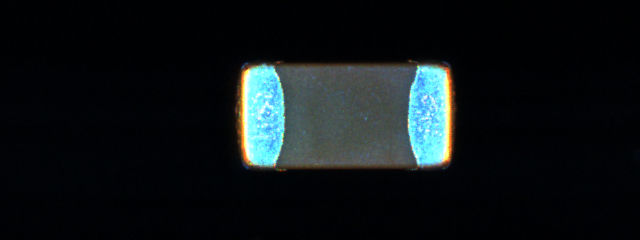
#> input picture TaeHyeon/001-1.jpg, 640 x 240 px
$ python -i getElectrode.py   (imports and definitions only)
#> lines starting #> are read from the running program, lines starting #| are printed output that depends on the picture; after the words box and inside, x2 and y2 are one past the last pixel; in counts of white or black regions, pixels touching at a corner belong together
#> further down, picture is the input picture: shape (240, 640, 3); mean B, G, R 23.1, 21.3, 15.7
import cv2
import numpy as np

def get_electrode1(image_origin):
    margin = 10  # 원하는 margin
    image_copy = image_origin.copy()
    imgray = cv2.cvtColor(image_copy, cv2.COLOR_BGR2GRAY)
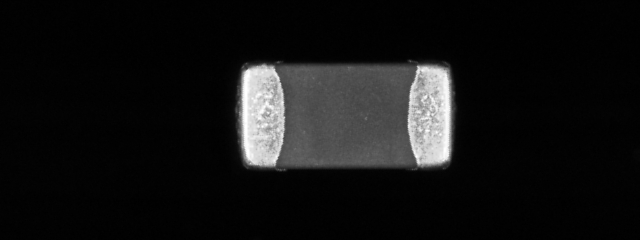
#> imgray: shape (240, 640); min 0, max 255, mean 19.8
    ret, thr = cv2.threshold(imgray, 127, 255, cv2.THRESH_BINARY)
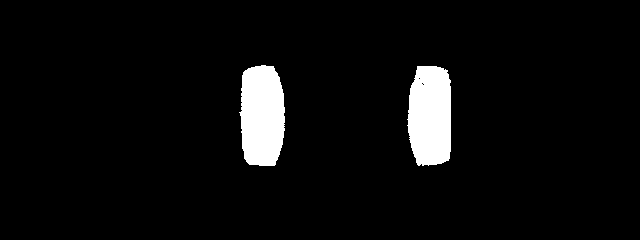
#> thr: shape (240, 640); 5% white; 2 white regions
    contours, _ = cv2.findContours(thr, cv2.RETR_EXTERNAL, cv2.CHAIN_APPROX_SIMPLE)
#> contours = 2 contours; box (x1, y1, x2, y2) and area: (239, 65, 285, 166) 3796, (407, 66, 451, 166) 3712

    origin_height, origin_width = image_copy.shape[:2]  # get image size
#> origin_height = 240; origin_width = 640
    crop_images = []  # 자른 이미지를 하나씩 추가해서 저장할 리스트

    for contour in contours:
        x, y, width, height = cv2.boundingRect(contour)  # 좌상단 꼭지점 좌표 , width, height

        # Rect 의 size 가 기준 이상인 것만 담는다
        if width > 20 and height > 80:
            crop_row_1 = (y - margin) if (y - margin) > 0 else y
            crop_row_2 = (y + height + margin) if (y + height + margin) < origin_height else y + height
            crop_col_1 = (x - margin) if (x - margin) > 0 else x
            crop_col_2 = (x + width + margin) if (x + width + margin) < origin_width else x + width


            crop = image_copy[crop_row_1: crop_row_2, crop_col_1: crop_col_2]  # 이미지를 잘라낸다.
            crop_images.append(crop)  # 잘라낸 이미지들을 하나씩 리스트에 담는다.
#> this loop made 2 passes
#> (x, y, width, height, crop_row_1, crop_row_2, crop_col_1, crop_col_2) on passes 1 to 2: (407, 66, 44, 100, 56, 176, 397, 461), (239, 65, 46, 101, 55, 176, 229, 295)
#> pass 1, in get_electrode1, `crop = image_copy[crop_row_1: crop_row_2, crop_col_1: crop_col_2]`:
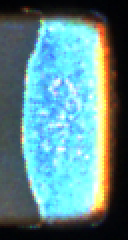
#> crop: shape (120, 64, 3) (shown 2 times larger); mean B, G, R 139.2, 136.3, 94.8
#> pass 2, in get_electrode1, `crop = image_copy[crop_row_1: crop_row_2, crop_col_1: crop_col_2]`:
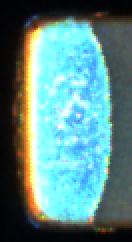
#> crop: shape (121, 66, 3) (shown 2 times larger); mean B, G, R 135.5, 136.9, 94.4
#> after the loop, crop_images = 2 items

    slice1 = cv2.resize(crop_images[0], dsize=(200, 488), interpolation=cv2.INTER_AREA)
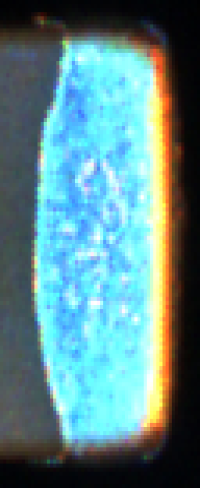
#> slice1: shape (488, 200, 3); mean of channels 0, 1, 2 139.2, 136.3, 94.8; drawn as B, G, R
    cv2.imshow('sl1',slice1)
    return slice1

def get_electrode2(image_origin):
    margin = 10  # 원하는 margin
    image_copy = image_origin.copy()
    imgray = cv2.cvtColor(image_copy, cv2.COLOR_BGR2GRAY)
    ret, thr = cv2.threshold(imgray, 127, 255, cv2.THRESH_BINARY)
    contours, _ = cv2.findContours(thr, cv2.RETR_EXTERNAL, cv2.CHAIN_APPROX_SIMPLE)
    origin_height, origin_width = image_copy.shape[:2]
    crop_images = []  # 자른 이미지를 하나씩 추가해서 저장할 리스트

    for contour in contours:
        x, y, width, height = cv2.boundingRect(contour)  # 좌상단 꼭지점 좌표 , width, height

        # Rect 의 size 가 기준 이상인 것만 담는다
        if width > 20 and height > 80:
            crop_row_1 = (y - margin) if (y - margin) > 0 else y
            crop_row_2 = (y + height + margin) if (y + height + margin) < origin_height else y + height
            crop_col_1 = (x - margin) if (x - margin) > 0 else x
            crop_col_2 = (x + width + margin) if (x + width + margin) < origin_width else x + width


            crop = image_copy[crop_row_1: crop_row_2, crop_col_1: crop_col_2]  # 이미지를 잘라낸다.
            crop_images.append(crop)  # 잘라낸 이미지들을 하나씩 리스트에 담는다.

    slice2 = cv2.resize(crop_images[1], dsize=(200, 488), interpolation=cv2.INTER_AREA)
    cv2.imshow('sl2',slice2)
    return slice2

# [7 lines of commented-out code are left out]

>>> import cv2
>>> picture = cv2.imread('001-1.jpg')
>>> result = get_electrode1(picture)
